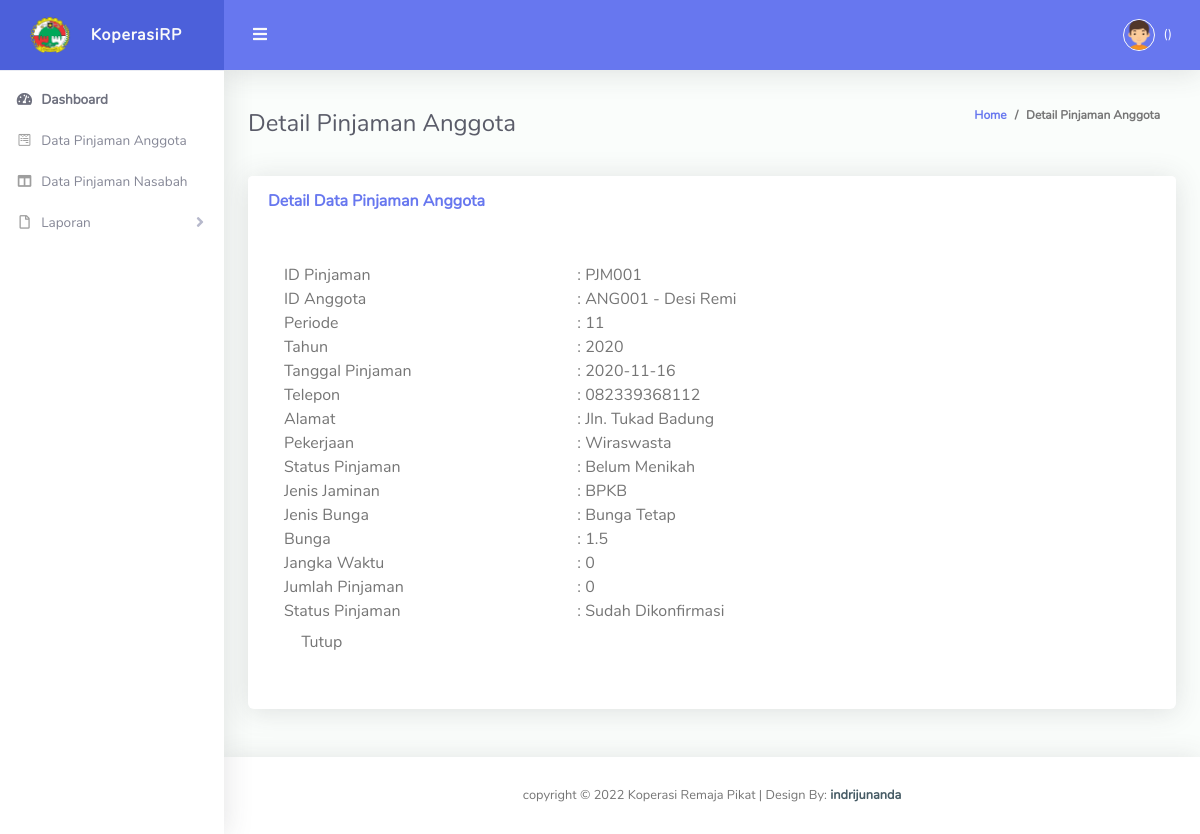
The page /dashboard_manager.php?p=detail_pinjaman_anggota&id=PJM001 on the database its author committed.
### tables this page shows
CREATE TABLE `tbl_pinjaman_anggota` (
  `id_pinjaman` varchar(50) NOT NULL,
  `id_anggota` varchar(50) NOT NULL,
  `periode` varchar(50) NOT NULL,
  `tahun` varchar(50) NOT NULL,
  `tgl_pinjaman` varchar(50) NOT NULL,
  `no_telepon` varchar(50) NOT NULL,
  `alamat` varchar(50) NOT NULL,
  `pekerjaan` varchar(50) NOT NULL,
  `status_peminjam` varchar(50) NOT NULL,
  `jenis_jaminan` varchar(50) NOT NULL,
  `jenis_bunga` varchar(50) NOT NULL,
  `bunga` varchar(50) NOT NULL,
  `jangka_waktu` varchar(50) NOT NULL,
  `jumlah_pinjaman` int(11) NOT NULL,
  `status_pinjaman` varchar(50) NOT NULL,
  `status` varchar(50) NOT NULL
);

CREATE TABLE `tbl_anggota` (
  `id_anggota` varchar(50) NOT NULL,
  `nama_anggota` varchar(50) NOT NULL,
  `no_identitas` varchar(50) NOT NULL,
  `jk` varchar(50) NOT NULL,
  `tgl_lahir` varchar(50) NOT NULL,
  `tgl_pengajuan` varchar(50) NOT NULL,
  `alamat` varchar(50) NOT NULL,
  `no_tlpn` varchar(50) NOT NULL,
  `status` varchar(50) NOT NULL,
  `pekerjaan` varchar(50) NOT NULL
);

### Manager/detail_pinjaman_anggota.php (the view, shortened to what this page needs)
<div class="container-fluid" id="container-wrapper">
  <div class="d-sm-flex align-items-center justify-content-between mb-4">
    <h2 class="h4 mb-0 text-gray-800">Detail Pinjaman Anggota</h2>
    <ol class="breadcrumb">
      <li class="breadcrumb-item"><a href="#">Home</a></li>
      <li class="breadcrumb-item active" aria-current="page">Detail Pinjaman Anggota</li>
    </ol>
  </div>
  <div class="row mb-12">
    <div class="col-xl-12 col-md-6 mb-4">
       <div class="card mb-4">
        <div class="card-header py-3 d-flex flex-row align-items-center justify-content-between">
          <h6 class="m-0 font-weight-bold text-primary"> Detail Data Pinjaman Anggota</h6>
        </div>
        <div class="card-body">
          <div class="table-responsive p-3">
          <table class="table align-items-center table-bordered" id="dataTableHover">
            <tbody>
              <?php
               include "koneksi.php";
               $id=$_GET['id'];
               $query = "SELECT * FROM tbl_pinjaman_anggota WHERE id_pinjaman='$id'";
               $hasil = mysqli_query($connect,$query);
               $data=mysqli_fetch_array($hasil);
               $query1 = "SELECT * FROM tbl_anggota WHERE id_anggota='".$data['id_anggota']."'";
               $hasil1 = mysqli_query($connect,$query1);
               $data1 = mysqli_fetch_array($hasil1);
              ?>
              <div class="row">
               <div class="col-lg-4">ID Pinjaman</div>
                <div class="col-lg-8"> : <?php echo $data['id_pinjaman'];?></div>
              </div>
              <div class="row">
               <div class="col-lg-4">ID Anggota</div>
                <div class="col-lg-8"> : <?php echo $data['id_anggota'];?> - <?php echo $data1['nama_anggota'];?></div>
              </div>
              <div class="row">
               <div class="col-lg-4">Periode</div>
                <div class="col-lg-8"> : <?php echo $data['periode'];?></div>
              </div>
              <div class="row">
               <div class="col-lg-4">Tahun</div>
                <div class="col-lg-8"> : <?php echo $data['tahun'];?></div>
              </div>
              <div class="row">
               <div class="col-lg-4">Tanggal Pinjaman</div>
                <div class="col-lg-8"> : <?php echo $data['tgl_pinjaman'];?></div>
              </div>
              <div class="row">
               <div class="col-lg-4">Telepon</div>
                <div class="col-lg-8"> : <?php echo $data['no_telepon'];?></div>
              </div>
              <div class="row">
               <div class="col-lg-4">Alamat</div>
                <div class="col-lg-8"> : <?php echo $data['alamat'];?></div>
              </div>
              <div class="row">
               <div class="col-lg-4">Pekerjaan</div>
                <div class="col-lg-8"> : <?php echo $data['pekerjaan'];?></div>
              </div>
              <div class="row">
               <div class="col-lg-4">Status Pinjaman</div>
                <div class="col-lg-8"> : <?php echo $data['status_peminjam'];?></div>
              </div>
              <div class="row">
               <div class="col-lg-4">Jenis Jaminan</div>
                <div class="col-lg-8"> : <?php echo $data['jenis_jaminan'];?></div>
              </div>
              <div class="row">
               <div class="col-lg-4">Jenis Bunga</div>
                <div class="col-lg-8"> : <?php echo $data['jenis_bunga'];?></div>
              </div>
              <div class="row">
               <div class="col-lg-4">Bunga</div>
                <div class="col-lg-8"> : <?php echo $data['bunga'];?></div>
              </div>
              <div class="row">
               <div class="col-lg-4">Jangka Waktu</div>
                <div class="col-lg-8"> : <?php echo $data['jangka_waktu'];?></div>
              </div>
              <div class="row">
               <div class="col-lg-4">Jumlah Pinjaman</div>
                <div class="col-lg-8"> : <?php echo $data['jumlah_pinjaman'];?></div>
              </div>
              <div class="row">
               <div class="col-lg-4">Status Pinjaman</div>
                <div class="col-lg-8"> : <?php echo $data['status_pinjaman'];?></div>
              </div>
                <div class="box-footer">
                  <?php if ($data['status_pinjaman']==""){
                    echo "<a href='proses_konfirmasi_pengajuan.php?id=".$data['id_pinjaman']."' class='btn btn-primary'><i class='fa fa-check'></i> Konfirmasi Pengajuan</a>
                      <a href='dashboard_manager.php?p=data_pinjaman_anggota' class='btn btn-default'><i class='fa fa-warning'></i> Tutup</a>";
                   }else{
                   echo"<a href='dashboard_manager.php?p=data_pinjaman_anggota' class='btn btn-default'><i class='fa fa-warning'></i> Tutup</a>";
                    }
                   ?>
               </div>
            </tbody>
          </table>
        </div>
        </div>
      </div>
    </div>
  </div>
</div>

### rows shown on the page
tbl_pinjaman_anggota: id_pinjaman "PJM001", id_anggota "ANG001", periode "11", tahun "2020", tgl_pinjaman "2020-11-16", no_telepon "082339368112", alamat "Jln. Tukad Badung", pekerjaan "Wiraswasta", status_peminjam "Belum Menikah", jenis_jaminan "BPKB", jenis_bunga "Bunga Tetap", bunga "1.5", jangka_waktu "0", jumlah_pinjaman "0", status_pinjaman "Sudah Dikonfirmasi"
tbl_anggota: nama_anggota "Desi Remi"
